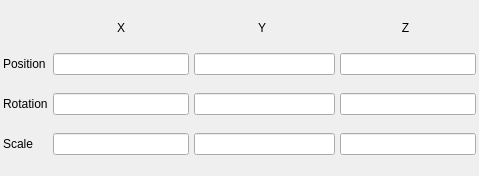
<?xml version="1.0" encoding="UTF-8"?>
<ui version="4.0">
 <class>TransfromControl</class>
 <widget class="QWidget" name="TransfromControl">
  <property name="geometry">
   <rect>
    <x>0</x>
    <y>0</y>
    <width>479</width>
    <height>176</height>
   </rect>
  </property>
  <property name="sizePolicy">
   <sizepolicy hsizetype="Preferred" vsizetype="Fixed">
    <horstretch>0</horstretch>
    <verstretch>0</verstretch>
   </sizepolicy>
  </property>
  <property name="windowTitle">
   <string>Form</string>
  </property>
  <layout class="QGridLayout" name="gridLayout">
   <property name="leftMargin">
    <number>3</number>
   </property>
   <property name="topMargin">
    <number>3</number>
   </property>
   <property name="rightMargin">
    <number>3</number>
   </property>
   <property name="bottomMargin">
    <number>3</number>
   </property>
   <property name="horizontalSpacing">
    <number>5</number>
   </property>
   <property name="verticalSpacing">
    <number>0</number>
   </property>
   <item row="0" column="2">
    <widget class="QLabel" name="label_5">
     <property name="sizePolicy">
      <sizepolicy hsizetype="Expanding" vsizetype="Fixed">
       <horstretch>0</horstretch>
       <verstretch>0</verstretch>
      </sizepolicy>
     </property>
     <property name="text">
      <string>Y</string>
     </property>
     <property name="alignment">
      <set>Qt::AlignCenter</set>
     </property>
    </widget>
   </item>
   <item row="0" column="1">
    <widget class="QLabel" name="label_4">
     <property name="sizePolicy">
      <sizepolicy hsizetype="Expanding" vsizetype="Fixed">
       <horstretch>0</horstretch>
       <verstretch>0</verstretch>
      </sizepolicy>
     </property>
     <property name="text">
      <string>X</string>
     </property>
     <property name="alignment">
      <set>Qt::AlignCenter</set>
     </property>
    </widget>
   </item>
   <item row="4" column="1">
    <widget class="QLineEdit" name="sx"/>
   </item>
   <item row="4" column="2" colspan="2">
    <widget class="QLineEdit" name="sy"/>
   </item>
   <item row="4" column="0">
    <widget class="QLabel" name="label_3">
     <property name="sizePolicy">
      <sizepolicy hsizetype="Preferred" vsizetype="Fixed">
       <horstretch>0</horstretch>
       <verstretch>0</verstretch>
      </sizepolicy>
     </property>
     <property name="text">
      <string>Scale</string>
     </property>
    </widget>
   </item>
   <item row="4" column="4">
    <widget class="QLineEdit" name="sz"/>
   </item>
   <item row="3" column="2" colspan="2">
    <widget class="QLineEdit" name="ry"/>
   </item>
   <item row="3" column="1">
    <widget class="QLineEdit" name="rx"/>
   </item>
   <item row="0" column="3" colspan="2">
    <widget class="QLabel" name="label_6">
     <property name="sizePolicy">
      <sizepolicy hsizetype="Expanding" vsizetype="Fixed">
       <horstretch>0</horstretch>
       <verstretch>0</verstretch>
      </sizepolicy>
     </property>
     <property name="text">
      <string>Z</string>
     </property>
     <property name="alignment">
      <set>Qt::AlignCenter</set>
     </property>
    </widget>
   </item>
   <item row="2" column="0">
    <widget class="QLabel" name="label">
     <property name="enabled">
      <bool>true</bool>
     </property>
     <property name="sizePolicy">
      <sizepolicy hsizetype="Preferred" vsizetype="Fixed">
       <horstretch>0</horstretch>
       <verstretch>0</verstretch>
      </sizepolicy>
     </property>
     <property name="text">
      <string>Position</string>
     </property>
    </widget>
   </item>
   <item row="3" column="0">
    <widget class="QLabel" name="label_2">
     <property name="sizePolicy">
      <sizepolicy hsizetype="Preferred" vsizetype="Fixed">
       <horstretch>0</horstretch>
       <verstretch>0</verstretch>
      </sizepolicy>
     </property>
     <property name="text">
      <string>Rotation</string>
     </property>
    </widget>
   </item>
   <item row="3" column="4">
    <widget class="QLineEdit" name="rz"/>
   </item>
   <item row="2" column="1">
    <widget class="QLineEdit" name="px"/>
   </item>
   <item row="2" column="4">
    <widget class="QLineEdit" name="pz"/>
   </item>
   <item row="2" column="2" colspan="2">
    <widget class="QLineEdit" name="py"/>
   </item>
  </layout>
 </widget>
 <resources/>
 <connections/>
</ui>
